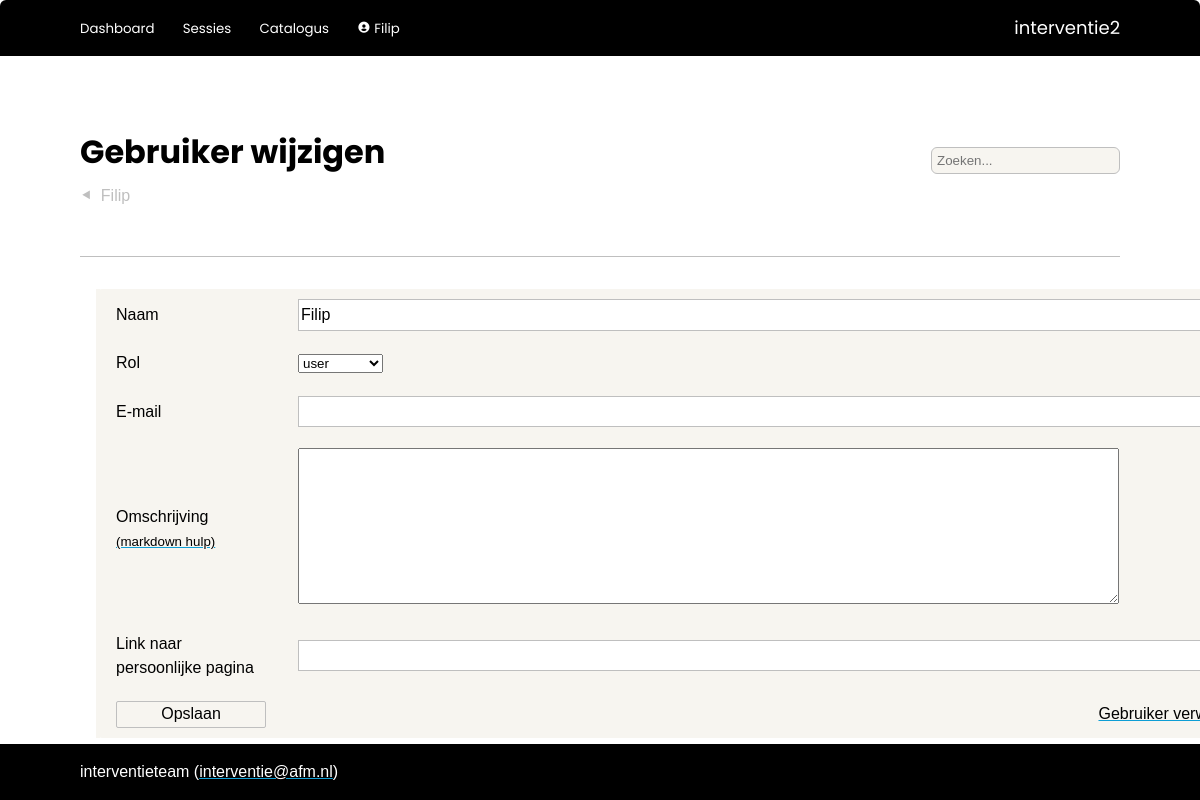
Before: /admin/user/2/edit (signed in) with the older database file.
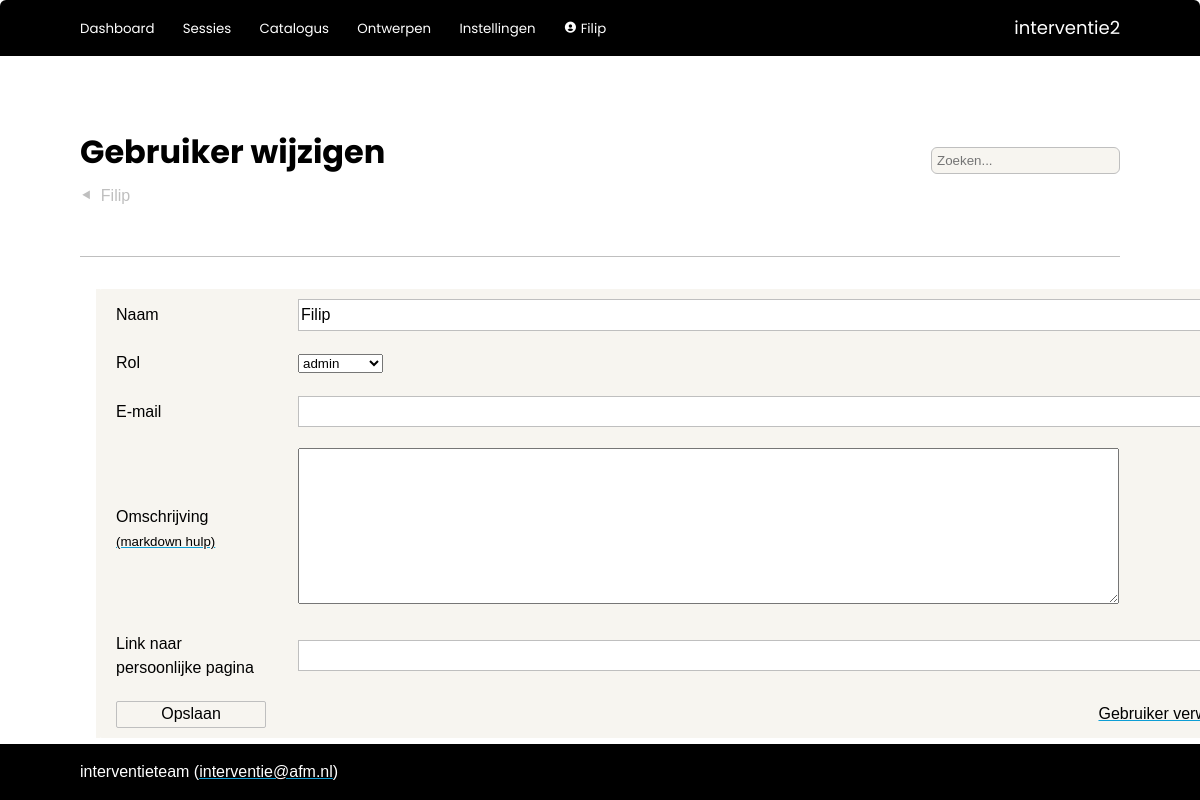
After: the same page with the newer database file.
### interventie2/models.py (models this page shows, shortened)
class User(db.Model, UserMixin):
    __tablename__ = 'users'
    id            = db.Column(db.Integer, primary_key=True)
    name          = db.Column(db.String(80), nullable=False, unique=True)
    password      = db.Column(db.String(200), nullable=False)
    role_id       = db.Column(db.Integer, db.ForeignKey('roles.id'), nullable=False, default=4) #references roles.id
    description   = db.Column(db.String(2000), nullable=False, default="")
    email         = db.Column(db.String(254))
    link          = db.Column(db.String(1000))
    active        = db.Column(db.Boolean, nullable=False, default=True)
    date_created  = db.Column(db.DateTime(timezone=True), server_default=func.now())
    last_seen     = db.Column(db.DateTime(timezone=True), server_default=func.now())
    role = relationship('Role')
    messages = relationship('Message', back_populates='recipient', foreign_keys="Message.recipient_id")
    messages_sent = relationship('Message', back_populates='sender', foreign_keys="Message.sender_id")
    worksession = relationship('Worksession', back_populates='creator')
    plan = relationship('Plan', back_populates='creator')
    allowed_worksessions = relationship('Worksession', secondary='worksession_access', back_populates='allowed_users')
    owned_instruments = relationship('Instrument', back_populates='owner')
    def unread_messages(self):
        return sum(1 for message in self.messages if (message.unread) and (message.deliver_after.date() <= date.today()))
    def unread_message_alert(self):
        return self.unread_messages() > 0
    def edit_allowed(self):
        if not current_user.is_authenticated:
            return False
        elif self.role.id == 1 and current_user.role.id != 1:
            return False
        elif current_user.role.edit_users:
            return True
        elif current_user == self:
            return True
        else:
            return False

### interventie2/admin/routes.py (the view)
@admin.route('/user/<int:user_id>/edit', methods=['GET', 'POST'])
@login_required
def edit_user(user_id):
    user = User.query.get(user_id)
    if not user.edit_allowed():
        return render_template('error/index.html', title='Onvoldoende rechten', message='Onvoldoende rechten om gebruiker te wijzigen.')
    form = EditUserForm()
    form.role.choices = [(role.id, role.name) for role in Role.query.order_by(Role.id)]
    if form.validate_on_submit():
        user.name = form.name.data
        if current_user.role.edit_users:
            user.role_id = form.role.data
        user.email = form.email.data
        user.description = form.description.data
        user.link = form.link.data
        db.session.commit()
        return redirect(url_for('admin.user', id=user.id))
    elif request.method == 'GET':
        form.name.data = user.name
        form.role.data = user.role_id
        form.email.data = user.email
        form.description.data = user.description
        form.link.data = user.link
    return render_template('admin/edit_user.html', form=form, user=user)

### interventie2/forms.py
class EditUserForm(FlaskForm):
    name        = StringField('Naam', validators=[DataRequired(), Length(min=2, max=80)], render_kw={'size': 100})
    role        = SelectField('Rol', coerce=int)
    email       = EmailField('E-mail', validators=[Optional(), Length(max=254), Email()], render_kw={'size': 100})
    description = TextAreaField('Omschrijving', validators=[Optional(), Length(max=2000)], render_kw={'rows': 10, 'cols': 100})
    link        = StringField('Link naar persoonlijke pagina', validators=[Optional(), Length(max=1000)], render_kw={'size': 100})
    submit      = SubmitField('Opslaan')

### interventie2/models.py (called while the page is built)
@login_manager.user_loader
def load_user(user_id):
    return User.query.get(user_id)

### interventie2/admin/templates/admin/edit_user.html (shortened to what this page needs)
{% extends 'base.html' %}
{% block steps %}
    <a href="{{ url_for('admin.user', id=user.id) }}" class="step">{{ user.name }}</a>
{% endblock %}
{% block page_title %}
    Gebruiker wijzigen
{% endblock %}
{% block body %}
    <form method="POST">
        <table>
            <tr>
                <td>{{ form.name.label }}</td>
                <td>{{ form.name }}</td>
            </tr>
            <tr>
                <td>{{ form.role.label }}</td>
                {% if current_user.role.edit_users %}
                    <td>{{ form.role }}</td>
                {% else %}
                    <td> {{ form.role(readonly=true) }}</td>
                {% endif %}
            </tr>
            <tr>
                <td>{{ form.email.label }}</td>
                <td>{{ form.email }}</td>
            </tr>
            <tr>
                <td>
                    {{ form.description.label }}
                    {{ macro.markdown_help() }}
                </td>
                <td>{{ form.description }}</td>
            </tr>
            <tr>
                <td>{{ form.link.label }}</td>
                <td>{{ form.link }}</td>
            </tr>
            <tr>
                <td>{{ form.submit }}</td>
                <td style="text-align: right;">
                    {{ macro.confirm_redirect( "Gebruiker verwijderen", user.name+" verwijderen?", url_for('admin.delete_user', user_id=user.id) ) }}
                </td>
            </tr>
        </table>
    </form>
{% endblock %}

### interventie2/templates/base.html (shortened to what this page needs)
<!DOCTYPE html>
<html lang="en">
    <head>
        <link rel="stylesheet" href="{{ url_for('static', filename='css/styles.css')}}">
        <link href="https://unpkg.com/boxicons@2.1.2/css/boxicons.min.css" rel="stylesheet">
    </head>
    <body>
        {% import 'jinja_macros.html' as macro %}
        <header>
            <div class="logo">{{ config['APP_NAME'] }}</div>
            <div class="modes">
                {% if current_user.is_authenticated %}
                    <button>
                        <a href="{{ url_for('main.index') }}">Dashboard</a>
                    </button>
                    <button>
                        <a href="{{ url_for('main.worksessions') }}">Sessies</a>
                    </button>
                    <button>
                        <a href="{{ url_for('catalog.index') }}">Catalogus</a>
                    </button>
                    {% if current_user.role.edit_questionnaire %}
                        <button>
                            <a href="{{ url_for('tools.index') }}">Ontwerpen</a>
                        </button>
                    {% endif %}
                    {% if current_user.role.edit_users %}
                        <button>
                            <a href="{{ url_for('admin.index') }}">Instellingen</a>
                        </button>
                    {% endif %}
                    <button>
                        <a href="{{ url_for('admin.user', id=current_user.id) }}"><i class='bx bxs-user-circle'></i>
                            {{ current_user.name }}
                        </a>
                    </button>
                {% else %}
                    <button>
                        <a href="{{ url_for('main.login') }}">Login</a>
                    </button>
                {% endif %}
            </div>
        </header>
        <nav>
            <div class="title">{% block page_title %}{% endblock %}</div>
            {% if current_user.is_authenticated %}
                <form action="/analysis/search" method="get" class="search">
                    <input id="search" type="search"  name="q" value="{{ request.args.get('q') or '' }}" placeholder="Zoeken...">
                </form>
            {% endif %}
            <div class="steps">{% block steps %}{% endblock %}</div>
            <div class="tabs">{% block tabs %}{% endblock %}</div>
        </nav>
        <main>
            <section>{% block body %}{% endblock %}</section>
        </main>
        <footer>{{ config['MAINTAINER'] }} (<a href="mailto:{{ config['MAINTAINER_EMAIL'] }}">{{ config['MAINTAINER_EMAIL'] }}</a>)</footer>
    </body>
</html>

Changed rows visible on the page:
changed User "Filip": role "user" → "admin"
Other visible differences:
text now shown: "Ontwerpen Instellingen"
